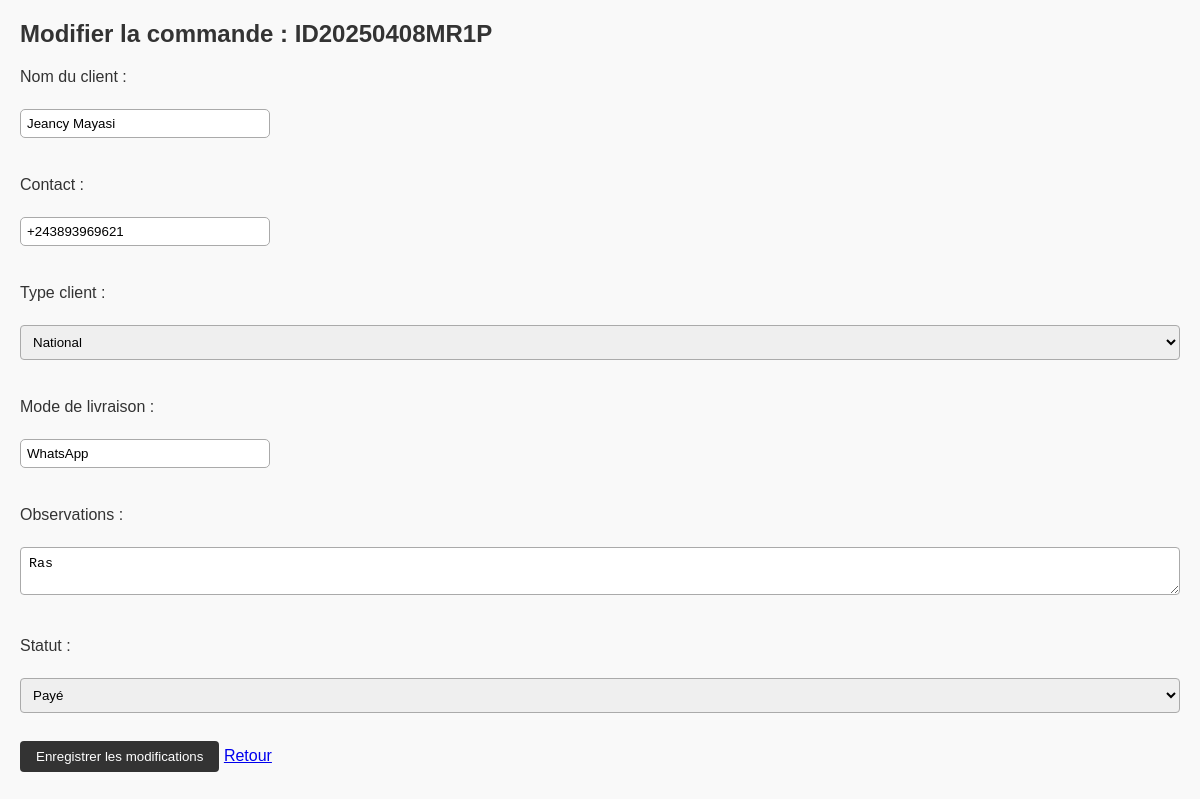
/commandes/modifier/5, run on the app's committed database.
### tables this page shows
CREATE TABLE proformas (
            id INTEGER PRIMARY KEY AUTOINCREMENT,
            nom_client TEXT,
            contact TEXT,
            type_client TEXT,
            produits TEXT,
            montant_total REAL,
            mode_livraison TEXT,
            frais_livraison REAL,
            observations TEXT,
            date_commande TEXT,
            date_generation TEXT,
            date_expiration TEXT,
            statut TEXT,
            chemin_fichier TEXT
        , id_commande TEXT);

### routes/commandes_routes.py (the view, shortened to what this page needs)
@commandes_bp.route("/modifier/<int:proforma_id>", methods=["GET", "POST"])
def modifier_commande(proforma_id):
    conn = sqlite3.connect(DB_NAME)
    conn.row_factory = sqlite3.Row
    c = conn.cursor()
    c.execute("SELECT * FROM proformas WHERE id=?", (proforma_id,))
    proforma = c.fetchone()
    conn.close()
    if not proforma:
        return "Commande non trouvée", 404
    return render_template("modifier_commande.html", proforma=proforma)

### templates/modifier_commande.html (shortened to what this page needs)
<!DOCTYPE html>
<html lang="fr">
<head>
    <link rel="stylesheet" href="{{ url_for('static', filename='style.css') }}">
</head>
<body>
    <h2>Modifier la commande : {{ proforma['id_commande'] }}</h2>
    <form method="POST">
        <label>Nom du client :</label><br>
        <input type="text" name="nom_client" value="{{ proforma['nom_client'] }}"><br><br>
        <label>Contact :</label><br>
        <input type="text" name="contact" value="{{ proforma['contact'] }}"><br><br>
        <label>Type client :</label><br>
        <select name="type_client">
            <option value="National" {% if proforma['type_client'] == 'National' %}selected{% endif %}>National</option>
        </select><br><br>
        <label>Mode de livraison :</label><br>
        <input type="text" name="mode_livraison" value="{{ proforma['mode_livraison'] }}"><br><br>
        <label>Observations :</label><br>
        <textarea name="observations">{{ proforma['observations'] }}</textarea><br><br>
        <label>Statut :</label><br>
        <select name="statut">
            <option value="Payé" {% if proforma['statut'] == 'Payé' %}selected{% endif %}>Payé</option>
        </select><br><br>
        <button type="submit">Enregistrer les modifications</button>
        <a href="{{ url_for('commandes.liste_commandes') }}">Retour</a>
    </form>
</body>
</html>

### static/style.css (style rules this page uses)
body { font-family: Arial, sans-serif; margin: 20px; background: #f9f9f9; color: #333; }
label { display: block; margin-top: 10px; }
input, select, textarea { padding: 8px; margin-top: 5px; margin-bottom: 10px; width: 100%; box-sizing: border-box; border: 1px solid #aaa; border-radius: 4px; }
button { padding: 8px 16px; background: #333; color: #fff; border: none; border-radius: 4px; cursor: pointer; }
input[type="text"] { padding: 6px; width: 250px; border-radius: 5px; border: 1px solid #aaa; }

### data on the page
proformas: id_commande "ID20250408MR1P", nom_client "Jeancy Mayasi", contact "+243893969621", type_client "National", mode_livraison "WhatsApp", observations "Ras", statut "Payé"
